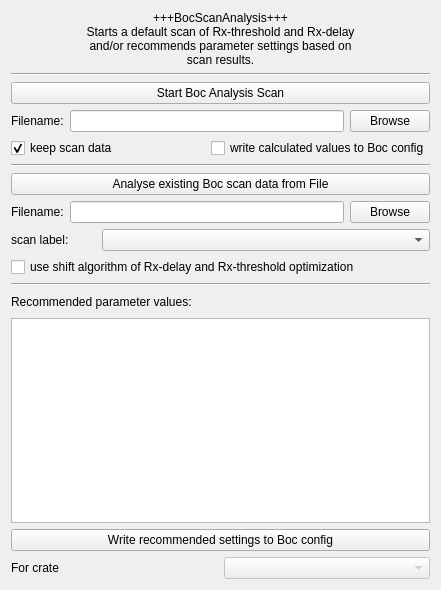
<?xml version="1.0" encoding="UTF-8"?>
<ui version="4.0">
 <class>BocAnalysisPanel</class>
 <widget class="QWidget" name="BocAnalysisPanel">
  <property name="geometry">
   <rect>
    <x>0</x>
    <y>0</y>
    <width>441</width>
    <height>590</height>
   </rect>
  </property>
  <property name="windowTitle">
   <string>BocScanAnalysis</string>
  </property>
  <layout class="QGridLayout">
   <item row="0" column="0">
    <layout class="QVBoxLayout">
     <item>
      <layout class="QVBoxLayout">
       <item>
        <widget class="QLabel" name="textLabel1">
         <property name="text">
          <string>+++BocScanAnalysis+++
Starts a default scan of Rx-threshold and Rx-delay
and/or recommends parameter settings based on 
scan results.</string>
         </property>
         <property name="textFormat">
          <enum>Qt::PlainText</enum>
         </property>
         <property name="alignment">
          <set>Qt::AlignCenter</set>
         </property>
         <property name="wordWrap">
          <bool>false</bool>
         </property>
        </widget>
       </item>
       <item>
        <widget class="Line" name="line3">
         <property name="frameShape">
          <enum>QFrame::HLine</enum>
         </property>
         <property name="frameShadow">
          <enum>QFrame::Sunken</enum>
         </property>
        </widget>
       </item>
       <item>
        <widget class="QPushButton" name="AnaBocScanButton">
         <property name="text">
          <string>Start Boc Analysis Scan</string>
         </property>
        </widget>
       </item>
       <item>
        <layout class="QHBoxLayout">
         <item>
          <widget class="QLabel" name="fileNameLabel">
           <property name="text">
            <string>Filename:</string>
           </property>
           <property name="wordWrap">
            <bool>false</bool>
           </property>
          </widget>
         </item>
         <item>
          <widget class="QLineEdit" name="scanFileName">
           <property name="enabled">
            <bool>true</bool>
           </property>
          </widget>
         </item>
         <item>
          <widget class="QPushButton" name="Browse2Button">
           <property name="text">
            <string>Browse</string>
           </property>
          </widget>
         </item>
        </layout>
       </item>
      </layout>
     </item>
     <item>
      <layout class="QHBoxLayout">
       <item>
        <widget class="QCheckBox" name="keepDataBox">
         <property name="text">
          <string>keep scan data</string>
         </property>
         <property name="checked">
          <bool>true</bool>
         </property>
        </widget>
       </item>
       <item>
        <widget class="QCheckBox" name="writeDataBox">
         <property name="text">
          <string>write calculated values to Boc config</string>
         </property>
        </widget>
       </item>
      </layout>
     </item>
     <item>
      <layout class="QVBoxLayout">
       <item>
        <widget class="Line" name="line1">
         <property name="frameShape">
          <enum>QFrame::HLine</enum>
         </property>
         <property name="frameShadow">
          <enum>QFrame::Sunken</enum>
         </property>
        </widget>
       </item>
       <item>
        <widget class="QPushButton" name="AnalyseButton">
         <property name="text">
          <string>Analyse existing Boc scan data from File</string>
         </property>
        </widget>
       </item>
       <item>
        <layout class="QHBoxLayout">
         <item>
          <widget class="QLabel" name="fileNameLabel_2">
           <property name="text">
            <string>Filename:</string>
           </property>
           <property name="wordWrap">
            <bool>false</bool>
           </property>
          </widget>
         </item>
         <item>
          <widget class="QLineEdit" name="anaFileName"/>
         </item>
         <item>
          <widget class="QPushButton" name="Browse1Button">
           <property name="text">
            <string>Browse</string>
           </property>
          </widget>
         </item>
        </layout>
       </item>
       <item>
        <layout class="QHBoxLayout">
         <item>
          <widget class="QLabel" name="textLabel9">
           <property name="maximumSize">
            <size>
             <width>85</width>
             <height>32767</height>
            </size>
           </property>
           <property name="text">
            <string>scan label:</string>
           </property>
           <property name="wordWrap">
            <bool>false</bool>
           </property>
          </widget>
         </item>
         <item>
          <widget class="QComboBox" name="scanLabel"/>
         </item>
        </layout>
       </item>
       <item>
        <widget class="QCheckBox" name="shiftBox">
         <property name="text">
          <string>use shift algorithm of Rx-delay and Rx-threshold optimization</string>
         </property>
        </widget>
       </item>
       <item>
        <widget class="Line" name="line2">
         <property name="minimumSize">
          <size>
           <width>1</width>
           <height>1</height>
          </size>
         </property>
         <property name="frameShape">
          <enum>QFrame::HLine</enum>
         </property>
         <property name="frameShadow">
          <enum>QFrame::Sunken</enum>
         </property>
        </widget>
       </item>
      </layout>
     </item>
     <item>
      <layout class="QVBoxLayout">
       <item>
        <layout class="QHBoxLayout">
         <item>
          <widget class="QLabel" name="textLabel4">
           <property name="text">
            <string>Recommended parameter values:</string>
           </property>
           <property name="wordWrap">
            <bool>false</bool>
           </property>
          </widget>
         </item>
         <item>
          <spacer name="spacer3">
           <property name="orientation">
            <enum>Qt::Horizontal</enum>
           </property>
           <property name="sizeType">
            <enum>QSizePolicy::Expanding</enum>
           </property>
           <property name="sizeHint" stdset="0">
            <size>
             <width>40</width>
             <height>20</height>
            </size>
           </property>
          </spacer>
         </item>
        </layout>
       </item>
       <item>
        <layout class="QVBoxLayout">
         <item>
          <widget class="QTableWidget" name="resultsTable"/>
         </item>
         <item>
          <widget class="QPushButton" name="WriteDataButton">
           <property name="text">
            <string>Write recommended settings to Boc config</string>
           </property>
          </widget>
         </item>
         <item>
          <layout class="QHBoxLayout">
           <item>
            <widget class="QLabel" name="cratelabel">
             <property name="text">
              <string>For crate</string>
             </property>
             <property name="wordWrap">
              <bool>false</bool>
             </property>
            </widget>
           </item>
           <item>
            <widget class="QComboBox" name="crateBox">
             <property name="enabled">
              <bool>false</bool>
             </property>
             <property name="minimumSize">
              <size>
               <width>150</width>
               <height>0</height>
              </size>
             </property>
            </widget>
           </item>
          </layout>
         </item>
        </layout>
       </item>
      </layout>
     </item>
    </layout>
   </item>
  </layout>
 </widget>
 <layoutdefault spacing="6" margin="11"/>
 <pixmapfunction>qPixmapFromMimeSource</pixmapfunction>
 <resources/>
 <connections/>
</ui>
